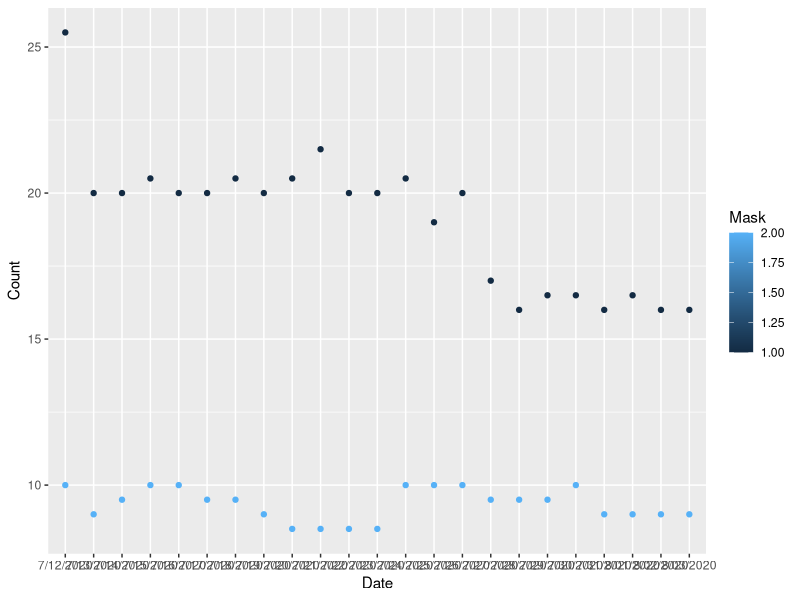

Generate this figure with R:
## ---- chunk 1
library(tidyverse) 
## ---- chunk 2
df <- tribble(
  ~Date, ~Mask, ~Count,
  "7/12/2020", 1, 25.5,
  "7/12/2020", 2, 10,
  "7/13/2020", 1, 20,
  "7/13/2020", 2, 9,
  "7/14/2020", 1, 20, 
  "7/14/2020", 2, 9.5,
  "7/15/2020", 1, 20.5,
  "7/15/2020", 2, 10,
  "7/16/2020", 1, 20,
  "7/16/2020", 2, 10,
  "7/17/2020", 1, 20,
  "7/17/2020", 2, 9.5,
  "7/18/2020", 1, 20.5,
  "7/18/2020", 2, 9.5,
  "7/19/2020", 1, 20,
  "7/19/2020", 2, 9,
  "7/20/2020", 1, 20.5,
  "7/20/2020", 2, 8.5,
  "7/21/2020", 1, 21.5,
  "7/21/2020", 2, 8.5,
  "7/22/2020", 1, 20,
  "7/22/2020", 2, 8.5,
  "7/23/2020", 1, 20,
  "7/23/2020", 2, 8.5,
  "7/24/2020", 1, 20.5,
  "7/24/2020", 2, 10, 
  "7/25/2020", 1, 19,
  "7/25/2020", 2, 10,
  "7/26/2020", 1, 20,
  "7/26/2020", 2, 10,
  "7/27/2020", 1, 17,
  "7/27/2020", 2, 9.5,
  "7/28/2020", 1, 16,
  "7/28/2020", 2, 9.5,
  "7/29/2020", 1, 16.5,
  "7/29/2020", 2, 9.5,
  "7/30/2020", 1, 16.5,
  "7/30/2020", 2, 10,
  "7/31/2020", 1, 16,
  "7/31/2020", 2, 9,
  "8/01/2020", 1, 16.5,
  "8/01/2020", 2, 9,
  "8/02/2020", 1, 16,
  "8/02/2020", 2, 9,
  "8/03/2020", 1, 16,
  "8/03/2020", 2, 9,)
## ---- chunk 3
df %>%
  ggplot(mapping = aes(y = Count, x = Date, color = Mask)) + geom_point()
